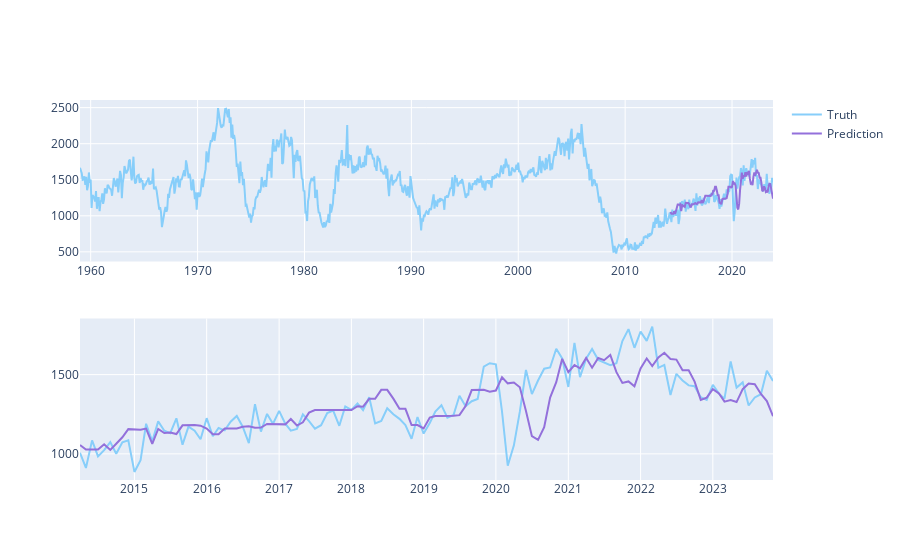

The code cell stored with this chart in its notebook:
### Code cell
import plotly.graph_objects as go
from plotly.subplots import make_subplots

# Assuming you have a DataFrame named merged_df and y_pred
# Example DataFrame
# merged_df = ...
# y_pred = ...

# Replace 'df' with 'merged_df'
predicted_prices = merged_df.loc[test_split_idx + 1:].copy()
predicted_prices['HOUST'] = y_pred

fig = make_subplots(rows=2, cols=1)
fig.add_trace(go.Scatter(x=merged_df['date'], y=merged_df['HOUST'],
                         name='Truth',
                         marker_color='LightSkyBlue'), row=1, col=1)

fig.add_trace(go.Scatter(x=predicted_prices['date'],
                         y=predicted_prices['HOUST'],
                         name='Prediction',
                         marker_color='MediumPurple'), row=1, col=1)

fig.add_trace(go.Scatter(x=predicted_prices['date'],
                         y=y_test,
                         name='Truth',
                         marker_color='LightSkyBlue',
                         showlegend=False), row=2, col=1)

fig.add_trace(go.Scatter(x=predicted_prices['date'],
                         y=y_pred,
                         name='Prediction',
                         marker_color='MediumPurple',
                         showlegend=False), row=2, col=1)

fig.show()
